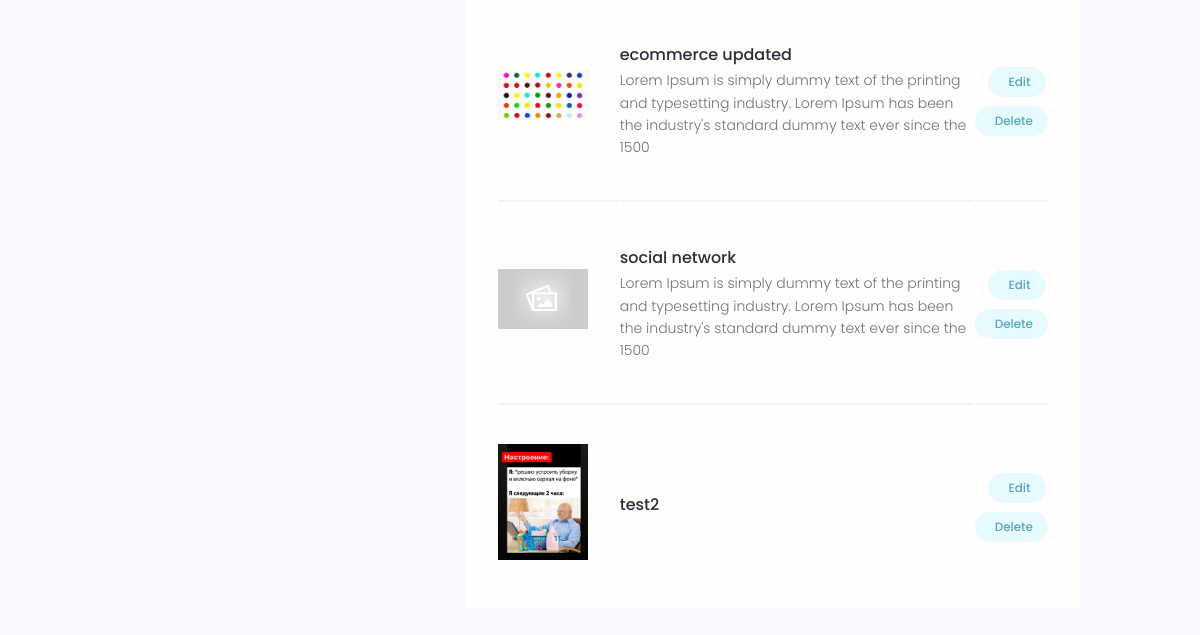
Before: /account/ (signed in, lower part) with the older database file.
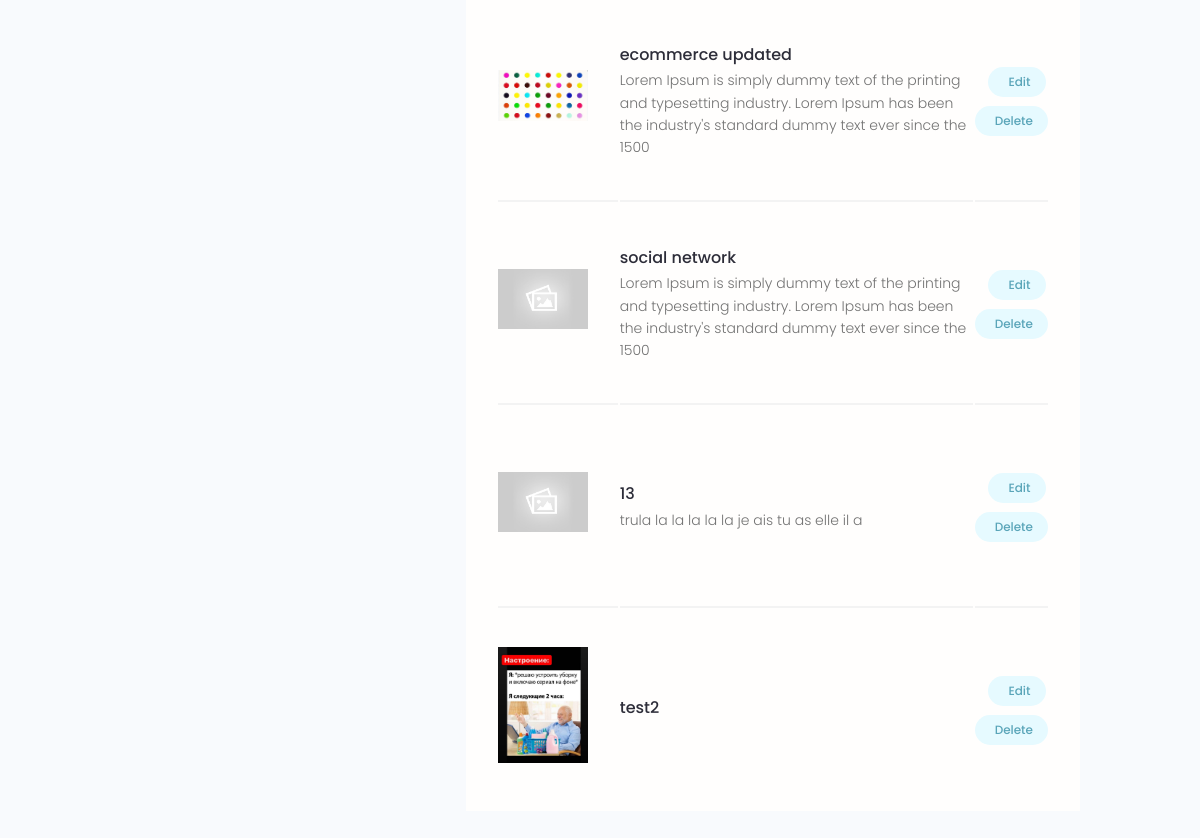
After: the same page with the newer database file.
### projects/models.py (models this page shows, shortened)
class Project(models.Model):
    owner = models.ForeignKey(Profile, null=True, blank=True, on_delete=models.CASCADE)
    title = models.CharField(max_length=200)
    description = models.TextField(null=True, blank=True)
    featured_image = models.ImageField(null=True, blank=True, default="default.jpg")
    demo_link = models.CharField(max_length=2000, null=True, blank=True)
    source_link = models.CharField(max_length=2000, null=True, blank=True)
    tags = models.ManyToManyField('Tag', blank=True)
    vote_total = models.IntegerField(default=0, null=True, blank=True)
    vote_ratio = models.IntegerField(default=0, null=True, blank=True)
    created = models.DateTimeField(auto_now_add=True)
    id = models.UUIDField(default=uuid.uuid4, unique=True, primary_key=True, editable=False)
    class Meta:
        ordering = ['-vote_ratio', '-vote_total', 'title']
    @property
    def imageURL(self):
        try:
            url = self.featured_image.url
        except:
            url = ''
        return url

### users/views.py (the view)
# urls.py: path('account/', views.userAccount, name="account"),
@login_required(login_url='login')
def userAccount(request):
    profile = request.user.profile
    skills = profile.skill_set.all()
    projects = profile.project_set.all()
    context = {'profile': profile, 'skills': skills, 'projects': projects }
    return render(request, 'users/account.html', context)

### users/models.py (called while the page is built)
    @property
    def imageURL(self):
        try:
            url = self.profile_image.url
        except:
            url = ''
        return url

### users/templates/users/account.html (shortened to what this page needs)
{% extends 'main.html' %}
{% block content %}
  <main class="settingsPage profile my-md">
    <div class="container">
      <div class="layout">
        <div class="column column--1of3">
        </div>
        <div class="column column--2of3">
          <table class="settings__table">
            {% for project in projects %}
            <tr>
              <td class="settings__thumbnail">
                <a href="{% url 'project' project.id %}"><img src="{{project.imageURL}}" alt="Project Thumbnail" /></a>
              </td>
              <td class="settings__tableInfo">
                <a href="{% url 'project' project.id %}">{{project.title}}</a>
                <p>
                  {{project.description|slice:"150"}}
                </p>
              </td>
              <td class="settings__tableActions">
                <a class="tag tag--pill tag--main settings__btn" href="{% url 'update-project' project.id %}"> Edit</a>
                <a class="tag tag--pill tag--main settings__btn" href="{% url 'delete-project' project.id %}?next=/account">
                  Delete</a>
              </td>
            </tr>
            {% endfor %}
            </table>
        </div>
      </div>
    </div>
  </main>
{% endblock content %}

Changed rows visible on the page:
added Project: imageURL (placeholder picture), title "13", description "trula la la la la la je ais tu as elle il a"
